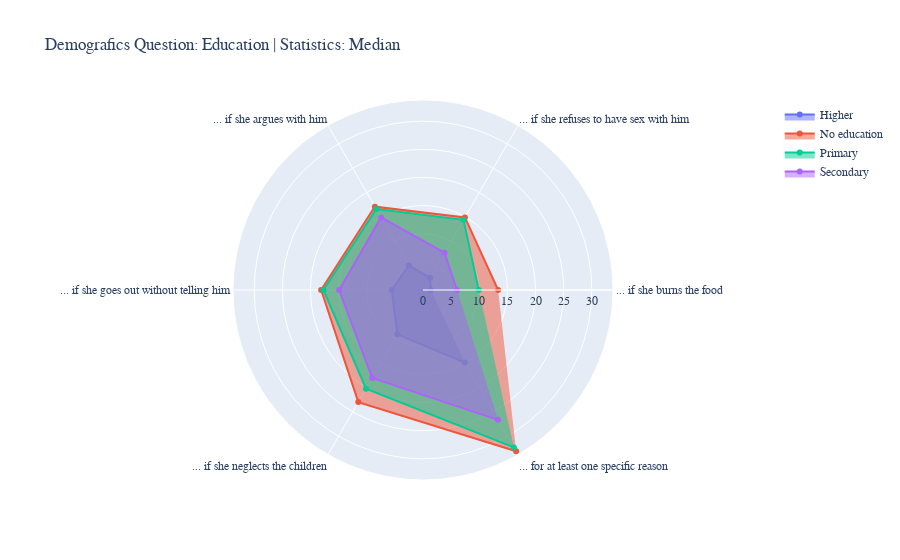

Notebook code for this chart:
### Code cell
show_answers_per_demographic_question('Education')

### Figure 1 — Plotly figure (JSON) as saved in the notebook; plotly's stock layout.template omitted (floating-point values rounded to 4 significant figures)
{"data": [{"fill": "toself", "name": "Higher", "r": [1.4, 2.5, 5.05, 5.55, 9.1, 14.9], "theta": ["... if she burns the food", "... if she refuses to have sex with him", "... if she argues with him", "... if she goes out without telling him", "... if she neglects the children", "... for at least one specific reason"], "type": "scatterpolar"}, {"fill": "toself", "name": "No education", "r": [13.35, 14.9, 17.1, 18.1, 23, 33.1], "theta": ["... if she burns the food", "... if she refuses to have sex with him", "... if she argues with him", "... if she goes out without telling him", "... if she neglects the children", "... for at least one specific reason"], "type": "scatterpolar"}, {"fill": "toself", "name": "Primary", "r": [9.9, 14.4, 16.6, 17.7, 20.25, 32.3], "theta": ["... if she burns the food", "... if she refuses to have sex with him", "... if she argues with him", "... if she goes out without telling him", "... if she neglects the children", "... for at least one specific reason"], "type": "scatterpolar"}, {"fill": "toself", "name": "Secondary", "r": [6.05, 7.65, 14.9, 14.9, 18.05, 26.65], "theta": ["... if she burns the food", "... if she refuses to have sex with him", "... if she argues with him", "... if she goes out without telling him", "... if she neglects the children", "... for at least one specific reason"], "type": "scatterpolar"}], "layout": {"font": {"family": "Courier New, monospace", "size": 12}, "title": {"text": "Demografics Question: Education | Statistics: Median"}}}
